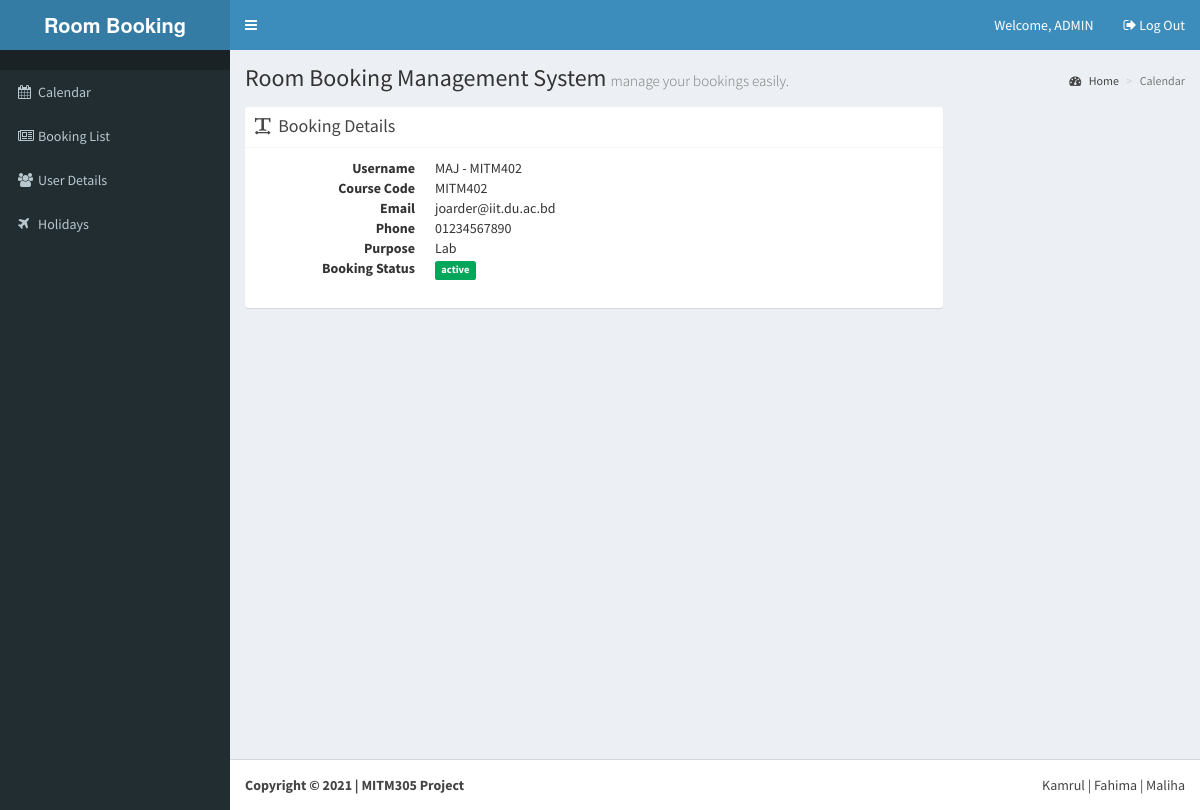
The page /views/?v=USER&ID=34 (signed in) on the database its author committed.
### tables this page shows
CREATE TABLE `tbl_users` (
  `id` int(10) NOT NULL,
  `name` varchar(100) NOT NULL,
  `pwd` varchar(200) NOT NULL,
  `address` varchar(250) NOT NULL,
  `phone` varchar(20) NOT NULL,
  `email` varchar(100) NOT NULL,
  `type` varchar(10) NOT NULL,
  `status` varchar(10) NOT NULL,
  `bdate` varchar(100) NOT NULL
);

CREATE TABLE `tbl_reservations` (
  `id` int(10) NOT NULL,
  `uid` int(10) NOT NULL,
  `ucount` int(10) NOT NULL,
  `rdate` varchar(100) NOT NULL,
  `status` varchar(10) NOT NULL,
  `comments` varchar(250) NOT NULL,
  `bdate` varchar(100) NOT NULL
);

### library/database.php (called while the page is built, shortened)
<?php
require_once 'config.php';
$dbConn = mysqli_connect ($dbHost, $dbUser, $dbPass,$dbName);
function dbQuery($sql)
{
	global $dbConn;
	$result = mysqli_query($dbConn,$sql);
	return $result;
}
function dbFetchAssoc($result)
{
	return mysqli_fetch_assoc($result);
}
?>

### views/index.php (called while the page is built, shortened)
<?php
require_once '../include/template.php';
?>

### views/user.php (the view)
<?php
$userId = (isset($_GET['ID']) && $_GET['ID'] != '') ? $_GET['ID'] : 0;
$usql	= "SELECT * FROM tbl_users u WHERE u.id = $userId";
$res 	= dbQuery($usql);
while($row = dbFetchAssoc($res)) {
	extract($row);
	$stat = '';
	if($status == "active") {$stat = 'success';}
	else if($status == "delete") {$stat = 'danger';}
$rsql	= "SELECT comments FROM tbl_reservations r WHERE r.uid = $userId";
$res 	= dbQuery($rsql);
while($row = dbFetchAssoc($res)) {
	extract($row);
}
?>
<div class="col-md-9">
  <div class="box box-solid">
    <div class="box-header with-border"> <i class="fa fa-text-width"></i>
      <h3 class="box-title">Booking Details</h3>
    </div>
    <div class="box-body">
      <dl class="dl-horizontal">
        <dt>Username</dt>
        <dd><?php echo $name; ?></dd>
		<dt>Course Code</dt>
        <dd><?php echo $address; ?></dd>
		<dt>Email</dt>
        <dd><?php echo $email; ?></dd>
		<dt>Phone</dt>
        <dd><?php echo $phone; ?></dd>
		<dt>Purpose </dt>
	<dd><?php echo $comments; ?></dd>
		<dt>Booking Status</dt>
        <dd><span class="label label-<?php echo $stat; ?>"><?php echo $status; ?></span></dd>
      </dl>
    </div>
  </div>
</div>
<?php
}
?>

### rows shown on the page
tbl_users: name "MAJ - MITM402", address "MITM402", email "joarder@iit.du.ac.bd", phone "01234567890", tbl_reservations.comments "Lab", status "active"

### other values the page prints
$_SESSION['calendar_fd_user']['name'] "ADMIN"
